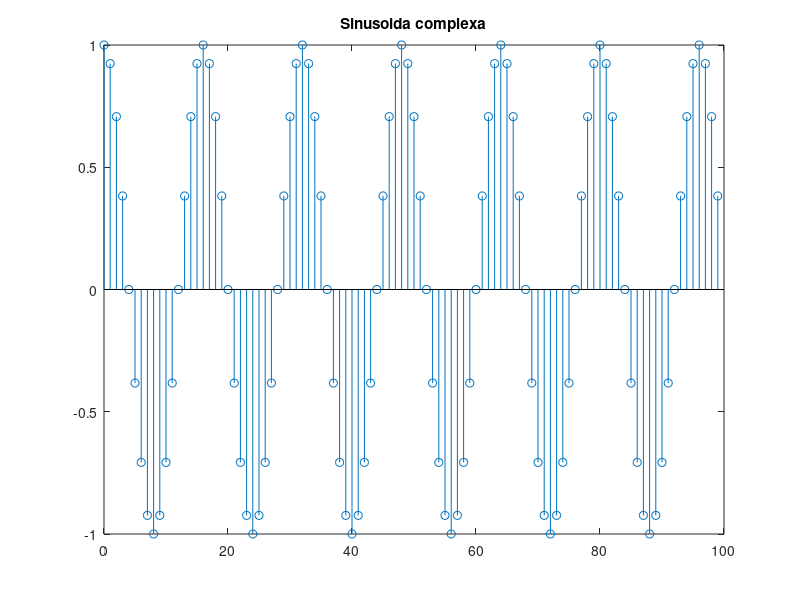
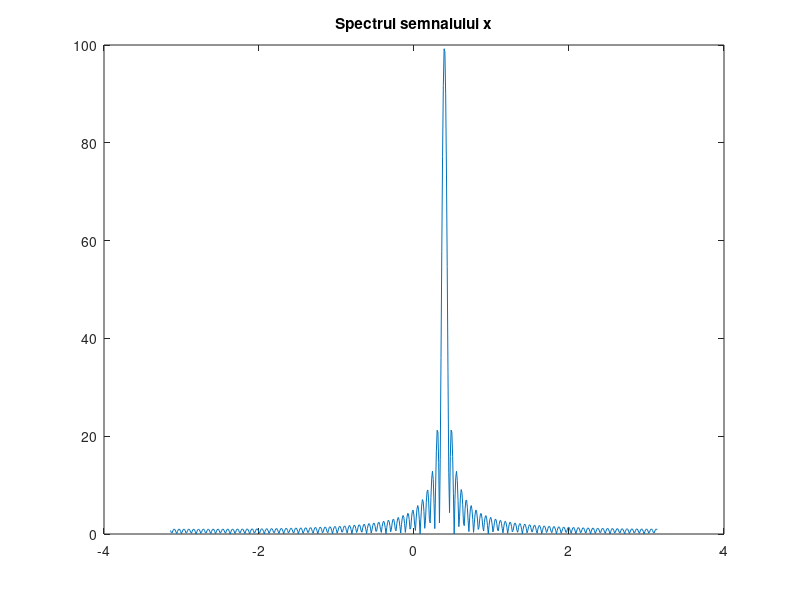

Here is the MATLAB script that generated these plots, in order:

%{
Am ales w0 si N astfel incat suportul sa contina cel putin 5 
perioade ale sinusoidei.
%}

N = 100;
%N = 250;
n = 0:N-1;
w0 = pi/8;
x = exp(j*w0*n);
figure(1);
stem(n,x);
title('Sinusoida complexa');

%Transformata Fourier a sinusoidei complexe
w = (-pi):0.01:(pi);
x = exp(j*w0*n);
X = freqz(x,1,w);
figure(2);
plot(w,abs(X));
title('Spectrul semnalului x');



